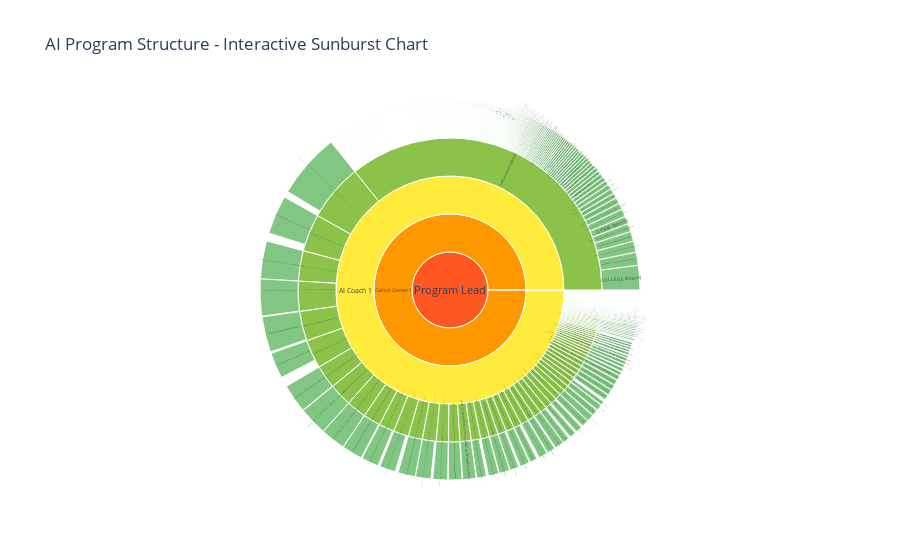

Notebook cell for this chart:
### Code cell
import pandas as pd
import plotly.express as px

# Load your CSVs
ai_df = pd.read_csv("C:\\Users\\HP\\Downloads\\aidev_cohort1_collegewise.csv")
tech_df = pd.read_csv("C:\\Users\\HP\\Downloads\\tl_cohort1_collegewise.csv")

# Tag each level
ai_df["Level"] = "AI Intern"
tech_df["Level"] = "Tech Lead"

# Prepare labels without trailing spaces for consistency
tech_df["Label"] = tech_df["CollegeName"] + " (Tech Lead)"
ai_df["Label"] = ai_df["CollegeName"] + " (Intern)"

# Assign Parent for tech leads (children of AI Coach 1)
tech_df["Parent"] = "AI Coach 1"

# Map AI Intern's Parent to Tech Lead's Label exactly
ai_df["Parent"] = ai_df["CollegeName"].map(dict(zip(tech_df["CollegeName"], tech_df["Label"])))

# Handle unmatched AI Interns by assigning them to a default "Tech Lead (Unassigned)"
ai_df["Parent"].fillna("Tech Lead (Unassigned)", inplace=True)

# Create intermediate nodes with default TotalRegistrations
coaches = pd.DataFrame({
    "Label": ["AI Coach 1"],
    "Parent": ["Cohort Owner 1"],
    "TotalRegistrations": [200],  # default value
    "Level": ["AI Coach"]
})

cohorts = pd.DataFrame({
    "Label": ["Cohort Owner 1"],
    "Parent": ["Program Lead"],
    "TotalRegistrations": [20],  # default value
    "Level": ["Cohort Owner"]
})

program = pd.DataFrame({
    "Label": ["Program Lead"],
    "Parent": [""],
    "TotalRegistrations": [1],  # default value
    "Level": ["Program Lead"]
})

# Add missing "Tech Lead (Unassigned)" node
unassigned = pd.DataFrame({
    "Label": ["Tech Lead (Unassigned)"],
    "Parent": ["AI Coach 1"],
    "TotalRegistrations": [0],
    "Level": ["Tech Lead"]
})

# Combine all dataframes
sunburst_df = pd.concat([
    program[["Label", "Parent", "TotalRegistrations", "Level"]],
    cohorts[["Label", "Parent", "TotalRegistrations", "Level"]],
    coaches[["Label", "Parent", "TotalRegistrations", "Level"]],
    tech_df[["Label", "Parent", "TotalRegistrations", "Level"]],
    ai_df[["Label", "Parent", "TotalRegistrations", "Level"]],
    unassigned[["Label", "Parent", "TotalRegistrations", "Level"]],
], ignore_index=True)

# Ensure TotalRegistrations is numeric
sunburst_df["TotalRegistrations"] = pd.to_numeric(sunburst_df["TotalRegistrations"], errors="coerce").fillna(0)

# Hovertemplate: just name and number on separate lines
hover_template = '<b>%{label}</b><br>%{value}<extra></extra>'

fig = px.sunburst(
    sunburst_df,
    names="Label",
    parents="Parent",
    values="TotalRegistrations",
    color="Level",
    title="AI Program Structure - Interactive Sunburst Chart",
    color_discrete_map={
        "Program Lead": "#FF5722",
        "Cohort Owner": "#FF9800",
        "AI Coach": "#FFEB3B",
        "Tech Lead": "#8BC34A",
        "AI Intern": "#4CAF50"
    }
)

fig.update_traces(
    insidetextorientation='radial',
    hovertemplate=hover_template
)

fig.show()

### Figure 1 — Plotly figure (JSON) as saved in the notebook; plotly's stock layout.template omitted (floating-point values rounded to 4 significant figures; data arrays with more than 128 entries replaced by an {"elided": "..."} marker saying what was removed)
{"data": [{"domain": {"x": [0, 1], "y": [0, 1]}, "hovertemplate": "<b>%{label}</b><br>%{value}<extra></extra>", "insidetextorientation": "radial", "labels": {"elided": "2169 str values"}, "marker": {"colors": {"elided": "2169 str values"}}, "name": "", "parents": {"elided": "2169 str values"}, "type": "sunburst", "values": {"elided": "2169 int values"}}], "layout": {"legend": {"tracegroupgap": 0}, "title": {"text": "AI Program Structure - Interactive Sunburst Chart"}}}
